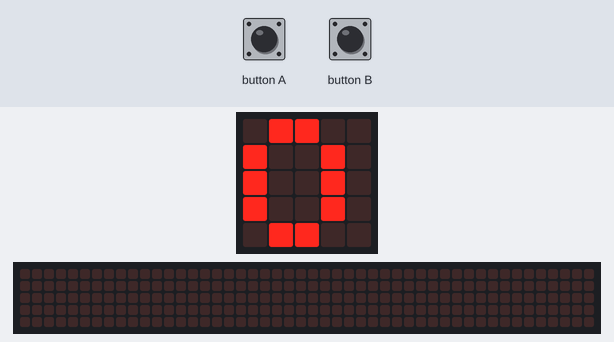
The program below on a simulated BBC micro:bit (MakeCode). On the bench: the board's 5×5 LED display, a strip that is not on the board, showing the scrolling text unrolled. The test bench sets the inputs (shaded band). The 48×5 strip is a reading aid, not a part: it shows the text the display is scrolling, unrolled, one strip-width of it at a time.

Above: at 1.3 s.
1.4 s: button B pressed for 0.15 s
At 4.48 s:
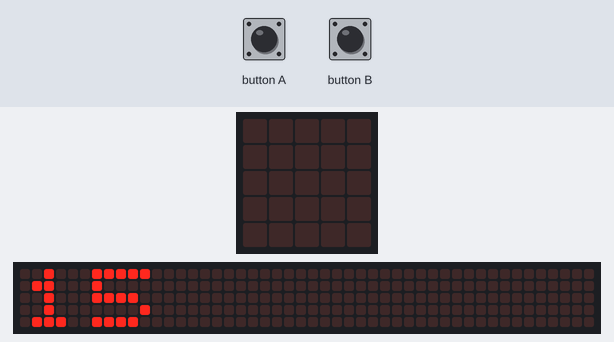
At 4.84 s:
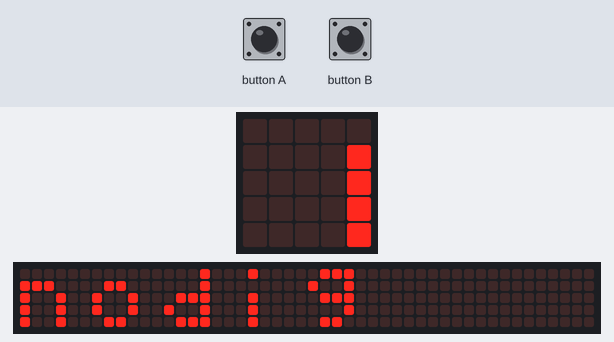
5.1 s: button B pressed for 0.15 s
5.8 s: button A pressed for 0.15 s
6.5 s: button A pressed for 0.15 s
7.2 s: button A pressed 5 times (0.12 s each, 0.3 s apart)
At 10.6 s:
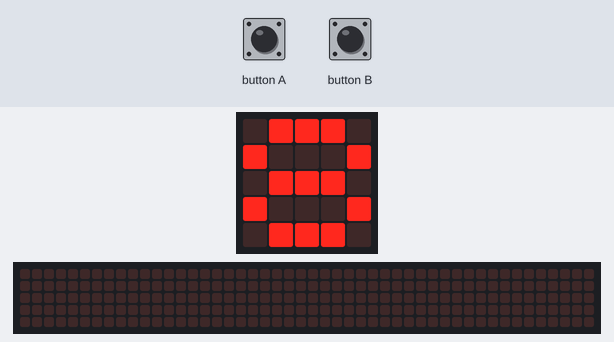

Measured:
- after the input at 1.4 s, the display: first changes after 0.52 s (image 1 shows a later state)
- after the input at 7.2 s, the display: first differs from a run without the input after 2.8 s (image 3)
- what the display in image 3 shows lasts 0.8 s, from 10.0 s to 10.8 s

The program:

main.ts
```typescript
input.onButtonPressed(Button.A, function () {
    koekjes += 1
})
input.onButtonPressed(Button.B, function () {
    if (koekjes >= 15) {
        Mouse_clicker_ding += 1
        basic.showString("Gekocht")
    } else {
        basic.showNumber(15 - koekjes)
        basic.showString("nodig")
    }
})
let Mouse_clicker_ding = 0
let koekjes = 0
let wadfa = 1
koekjes = 0
basic.forever(function () {
    basic.showNumber(koekjes)
    basic.showLeds(`
        . . # . .
        . . # . .
        . . # . .
        . . # . .
        . . # . .
        `)
})
basic.forever(function () {
    if (Mouse_clicker_ding == 2) {
        basic.pause(10000)
        koekjes += 1
    }
})
basic.forever(function () {
    if (Mouse_clicker_ding == 5) {
        basic.pause(10000)
        koekjes += 5
    }
})
basic.forever(function () {
    if (Mouse_clicker_ding == 1) {
        basic.pause(10000)
        koekjes += 2
    }
})
basic.forever(function () {
    if (Mouse_clicker_ding == 6) {
        basic.pause(10000)
        koekjes += 6
    }
})
basic.forever(function () {
    if (Mouse_clicker_ding == 7) {
        basic.pause(10000)
        koekjes += 7
    }
})
basic.forever(function () {
    if (Mouse_clicker_ding == 8) {
        basic.pause(10000)
        koekjes += 8
    }
})
basic.forever(function () {
    if (Mouse_clicker_ding == 3) {
        basic.pause(10000)
        koekjes += 3
    }
})
basic.forever(function () {
    if (Mouse_clicker_ding == 4) {
        basic.pause(10000)
        koekjes += 4
    }
})
```

test.ts
```typescript
// tests gaan hier; deze zal niet worden gecompileerd wanneer dit pakket wordt gebruikt als extensie.
```
